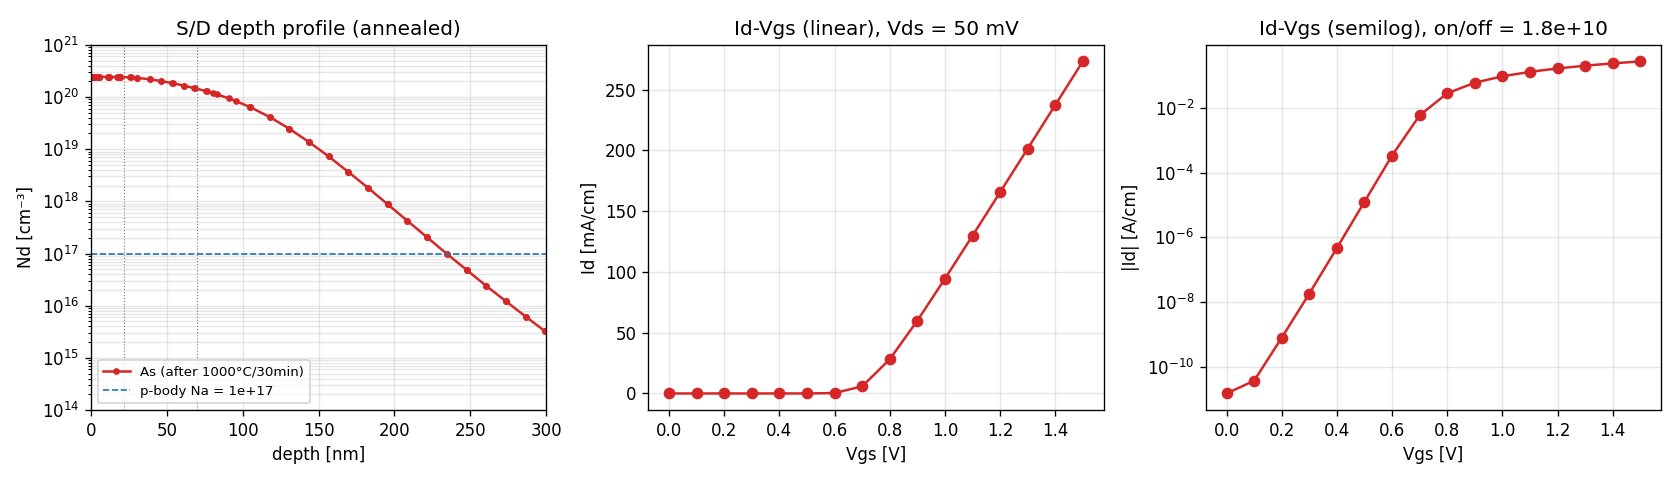

Here is the Python script that generated this plot:
"""
Example 06 — NMOS from a fab recipe, end to end (Phase 2 exit demo).

The full "process recipe in, I-V curve out" story in one script:

    1. Build a device SCAFFOLD — substrate + gate oxide + S/D contact
       windows (material-only overrides, no hand-doping anywhere).
    2. Write a RECIPE of fab steps:
         .implant(As, 30 keV, 1e15, S/D windows)   — shallow surface dope
         .implant(As, 100 keV, 1e15, S/D windows)  — deeper S/D extension
         .anneal(1000 °C, 30 min)                  — Fickian diffusion
    3. run_recipe(struct, recipe) → doped MeshField ready for DEVSIM.
    4. DeviceSolver on that MeshField → Id-Vgs sweep at Vds = 50 mV.

No hand-doped `add_region(doping_Nd=…)` anywhere. The n+ carriers in
the output MeshField all came from the implant Pearson table + the
anneal Fick diffusion.

Compare to examples/02_nmos_idvg.py (same geometry, hand-doped) —
the Id-Vgs curves should match qualitatively (same on/off, same Vth
range), with any differences attributable to the physical implant +
anneal profile vs. the hand-painted 1e20 flat-top region.

Run:
    python examples/06_nmos_implanted.py
"""
from __future__ import annotations

import numpy as np

from opentcad.device.solver import DeviceSolver
from opentcad.geometry.formats import Material
from opentcad.geometry.structure import Structure
from opentcad.materials.database import load_material
from opentcad.process import run_recipe
from opentcad.process.doping import moments_for
from opentcad.process.topography import Recipe


# ---- Device dimensions (matched to examples/02_nmos_idvg.py) --------------
N_A = 1e17
T_OX_UM = 0.005
L_GATE_UM = 1.0
W_SD_UM = 0.5
H_BODY_UM = 0.5
SD_DEPTH_UM = 0.1
WIDTH_UM = 2 * W_SD_UM + L_GATE_UM
VDS = 0.05

IMPLANT_SPECIES = "As"
SOURCE_WINDOW = (0.0, W_SD_UM)
DRAIN_WINDOW  = (WIDTH_UM - W_SD_UM, WIDTH_UM)
ANNEAL_T_C = 1000
ANNEAL_T_S = 30 * 60   # 30 min


def build_scaffold():
    """Substrate + gate oxide + S/D contact windows (material-only).
    Every n+ carrier that ends up in the output MeshField comes from
    the Recipe below — nothing is hand-doped here."""
    top_of_oxide = H_BODY_UM + T_OX_UM
    return (Structure(width_um=WIDTH_UM, name="nmos_from_recipe")
            .add_substrate("p_body", H_BODY_UM, Material.SI, doping_Na=N_A)
            .add_layer("oxide", T_OX_UM, Material.SIO2)
            .add_region("source_window",
                        0.0, W_SD_UM,
                        H_BODY_UM - SD_DEPTH_UM, top_of_oxide,
                        Material.SI)
            .add_region("drain_window",
                        WIDTH_UM - W_SD_UM, WIDTH_UM,
                        H_BODY_UM - SD_DEPTH_UM, top_of_oxide,
                        Material.SI)
            .add_contact("source", 0.0,                 W_SD_UM,
                         "oxide", surface="top")
            .add_contact("drain",  WIDTH_UM - W_SD_UM,  WIDTH_UM,
                         "oxide", surface="top")
            .add_contact("gate",   W_SD_UM, W_SD_UM + L_GATE_UM,
                         "oxide", surface="top")
            .add_contact("body",   0.0,                 WIDTH_UM,
                         "p_body", surface="bottom"))


def build_recipe():
    """Full fab recipe — four implants (two energies, two windows)
    + one anneal."""
    return (Recipe("nmos_sd")
            .implant(IMPLANT_SPECIES,  30, 1e15, window_x_um=SOURCE_WINDOW)
            .implant(IMPLANT_SPECIES,  30, 1e15, window_x_um=DRAIN_WINDOW)
            .implant(IMPLANT_SPECIES, 100, 1e15, window_x_um=SOURCE_WINDOW)
            .implant(IMPLANT_SPECIES, 100, 1e15, window_x_um=DRAIN_WINDOW)
            .anneal(ANNEAL_T_C, ANNEAL_T_S))


def main():
    struct = build_scaffold()
    recipe = build_recipe()
    print("Scaffold:")
    print(f"  {WIDTH_UM:.1f} × {H_BODY_UM + T_OX_UM:.3f} µm  "
          f"({len(struct._layers)} layers, {len(struct._regions)} regions, "
          f"{len(struct._contacts)} contacts)")
    print()
    print(recipe.summary())
    print()

    print("Running recipe end-to-end (topography + mesh + doping + anneal)...")
    out = run_recipe(struct, recipe, mesh_size_um=0.015)
    mf = out.meshfield

    print(f"\n  MeshField: {mf.n_cells} triangles, {mf.n_points} nodes")
    print(f"  Implants fired: {out.doping_result.n_implants}")
    print(f"  Anneals fired:  {out.doping_result.n_anneals}")
    for a in out.doping_result.anneals:
        spread = ", ".join(f"σ({s})={v*1000:.1f}nm"
                           for s, v in a.species_sigma_um.items())
        print(f"    {a.temperature_C:.0f}°C · {a.time_s:.0f}s ({a.model})  →  "
              f"{spread}; p-body σ={a.sigma_Na_um*1000:.1f}nm")

    print(f"\n  Nd_max = {mf.Nd.max():.2e} cm⁻³   "
          f"Na_max = {mf.Na.max():.2e} cm⁻³")

    # ---- DEVSIM device solve ----------------------------------------------
    print("\nHanding MeshField to DEVSIM...")
    solver = DeviceSolver(mf, {"Silicon": load_material("Si"),
                               "SiO2"   : load_material("SiO2")})
    V, I = solver.iv_sweep("gate", "source",
                            v_start=0.0, v_end=1.5, v_step=0.1,
                            hold_contacts={"drain": VDS},
                            measure_contact="drain")
    V = np.asarray(V); I = np.asarray(I)
    import devsim as ds
    for d in list(ds.get_device_list()):
        ds.delete_device(device=d)

    print(f"\n  Vds = {VDS*1000:.0f} mV   L_gate = {L_GATE_UM:.1f} µm")
    print(f"  {'Vgs':>8}  {'Id (A/cm)':>14}")
    for v, i in zip(V, I):
        print(f"  {v:8.3f}  {abs(i):14.3e}")

    on_off = abs(I).max() / max(abs(I).min(), 1e-30)
    print(f"\n  on/off ratio: {on_off:.2e}")

    # ---- Plots ------------------------------------------------------------
    try:
        import matplotlib.pyplot as plt
    except ImportError:
        print("\n(matplotlib not installed - skipping plot)")
        return

    pts = np.asarray(mf.grid.points)[:, :2]
    centre = np.abs(pts[:, 0] - W_SD_UM / 2) < 0.02
    y_centre = pts[centre, 1]
    order = np.argsort(y_centre)[::-1]
    y_srt = y_centre[order]
    depth_nm = (y_srt.max() - y_srt) * 1000

    fig, axes = plt.subplots(1, 3, figsize=(14, 4))

    axes[0].semilogy(depth_nm, np.clip(mf.Nd[centre][order], 1e14, None),
                     "o-", color="tab:red", markersize=3,
                     label=f"As (after {ANNEAL_T_C}°C/{ANNEAL_T_S//60}min)")
    axes[0].axhline(N_A, ls="--", color="tab:blue", lw=1,
                    label=f"p-body Na = {N_A:.0e}")
    for e in (30, 100):
        m = moments_for(IMPLANT_SPECIES, e)
        axes[0].axvline(m.Rp_um * 1000, ls=":", color="gray", lw=0.7)
    axes[0].set_xlabel("depth [nm]")
    axes[0].set_ylabel("Nd [cm⁻³]")
    axes[0].set_title("S/D depth profile (annealed)")
    axes[0].set_xlim(0, 300); axes[0].set_ylim(1e14, 1e21)
    axes[0].grid(True, alpha=0.3, which="both")
    axes[0].legend(fontsize=8, loc="lower left")

    axes[1].plot(V, np.abs(I) * 1e3, "o-", color="tab:red")
    axes[1].set_xlabel("Vgs [V]"); axes[1].set_ylabel("Id [mA/cm]")
    axes[1].set_title(f"Id-Vgs (linear), Vds = {VDS*1000:.0f} mV")
    axes[1].grid(True, alpha=0.3)

    axes[2].semilogy(V, np.clip(np.abs(I), 1e-15, None), "o-",
                     color="tab:red")
    axes[2].set_xlabel("Vgs [V]"); axes[2].set_ylabel("|Id| [A/cm]")
    axes[2].set_title(f"Id-Vgs (semilog), on/off = {on_off:.1e}")
    axes[2].grid(True, alpha=0.3, which="both")

    fig.tight_layout()
    out_path = "examples/06_nmos_implanted.png"
    fig.savefig(out_path, dpi=120)
    print(f"\n  plot saved to {out_path}")


if __name__ == "__main__":
    main()
